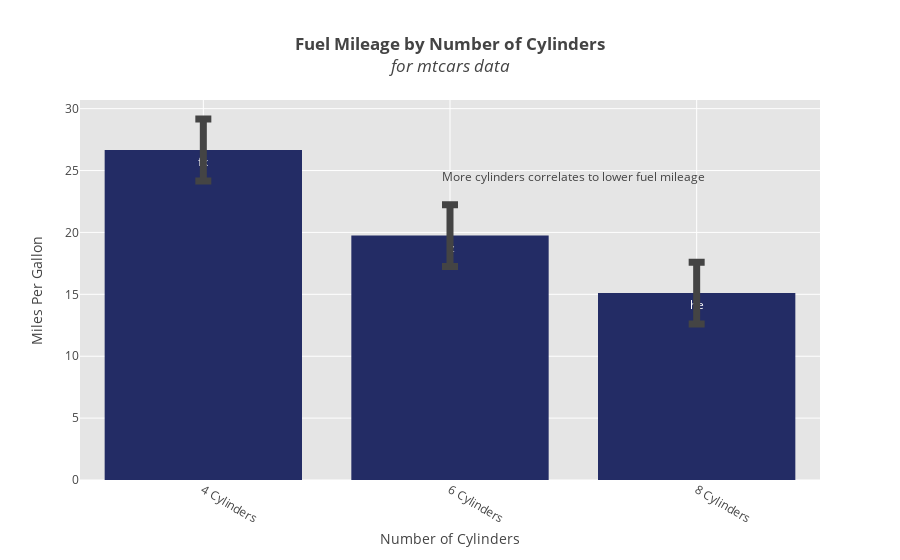

Notebook code cell kept with this figure:
### Markdown cell above
Preview the results again:

### Code cell
# view plot inline 
fig = barplot.create_graph(**args)

### Figure 1 — Plotly figure (JSON) as saved in the notebook; plotly's stock layout.template omitted (floating-point values rounded to 4 significant figures)
{"data": [{"error_y": {"array": [2.5, 2.5, 2.5], "thickness": 7, "type": "data", "visible": true, "width": 8}, "marker": {"color": "#232C65"}, "name": "mpg", "text": ["fx", "lz", "he"], "type": "bar", "uid": "6f0353d4-ec10-11e8-9043-a0481cac4f9d", "x": ["4 Cylinders", "6 Cylinders", "8 Cylinders"], "y": [26.66, 19.74, 15.1]}], "layout": {"annotations": [{"showarrow": false, "text": "More cylinders correlates to lower fuel mileage", "x": 1.5, "y": 24.5}], "hovermode": "closest", "plot_bgcolor": "rgb(229, 229, 229)", "title": "<b>Fuel Mileage by Number of Cylinders</b><br><i>for mtcars data</i>", "xaxis": {"gridcolor": "rgb(255,255,255)", "tickangle": 30, "title": "Number of Cylinders", "zerolinecolor": "rgb(255,255,255)"}, "yaxis": {"gridcolor": "rgb(255,255,255)", "title": "Miles Per Gallon", "zerolinecolor": "rgb(255,255,255)"}}}
